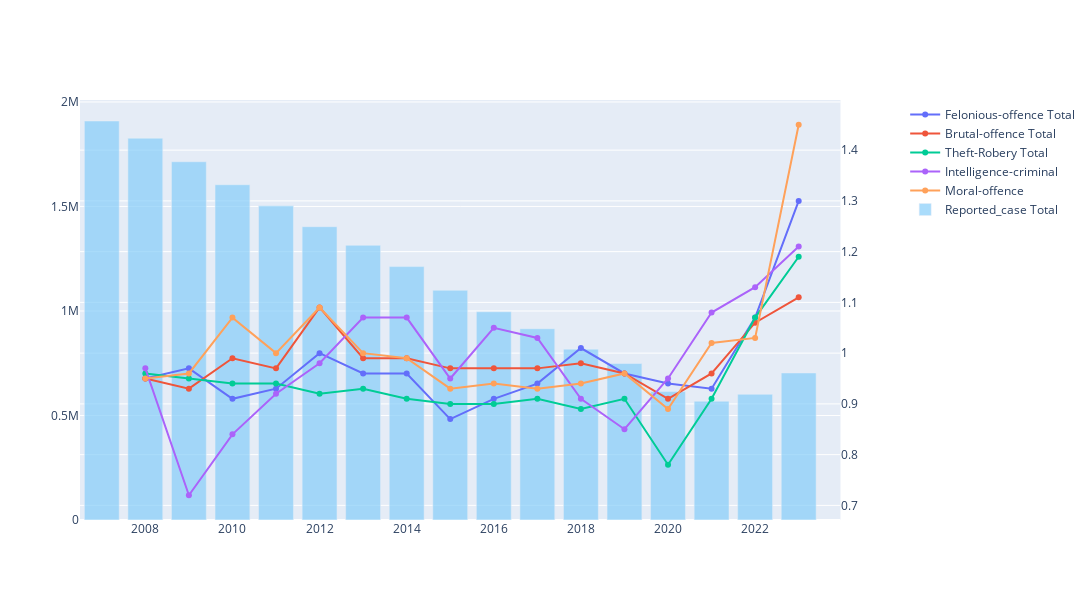

Source (notebook cell):
### Markdown cell above
<h1>Public Safety in Japan</h1>

### Code cell
from sqlalchemy import create_engine
import pandas as pd
import plotly.graph_objects as go
import plotly.express as px
from plotly.subplots import make_subplots

engine = create_engine("postgresql+psycopg2://postgres:yui%403286@localhost/crime_stats")
query = '''SELECT * FROM stats_city;'''
query2 = '''SELECT crime_type,"2008"/"2007" AS "2008R","2009"/"2008" AS "2009R","2010"/"2009" AS "2010R","2011"/"2010" AS "2011R","2012"/"2011" 
AS "2012R","2013"/"2012" AS "2013R","2014"/"2013" AS "2014R","2015"/"2014" AS "2015R","2016"/"2015" AS "2016R","2017"/"2016" AS 
"2017R","2018"/"2017" AS "2018R","2019"/"2018" AS "2019R","2020"/"2019" AS "2020R","2021"/"2020" AS "2021R","2022"/"2021" AS 
"2022R","2023"/"2022" AS "2023R" FROM crime_stats WHERE crime_type IN ('凶悪犯計','粗暴犯計','窃盗犯計','知能犯計','風俗犯計','その他刑法犯計');'''


def base():
    df = pd.read_sql(query,engine)
    df2 = df[df['ken'] =='総数']
    df3 = df2.transpose()
    df3.reset_index(inplace=True)
    df3.columns = df3.iloc[0]
    df3.drop(index=[0],inplace=True)
    df3.rename(columns={'ken':'year','総数':'case-total'},inplace=True)
    return df3

def crime_type_rate():
    df = pd.read_sql(query2, engine)
    df2 = df.round(decimals=2)
    df3 = df2.transpose()
    df4 = df3.reset_index()
    df4.columns = df4.iloc[0]
    df4.drop(index=[0],inplace=True)
    df4.rename(columns={'crime_type':'year'},inplace=True)
    return df4

def base_graph():
    data = base()
    fig = px.bar(data,x=data['year'],y=data['case-total'],text_auto=True,title='Criminal-case-history')
    fig.show()

def crime_type_graph():
    data = crime_type_rate()
    data2 = base()
    data['year'] = [2008,2009,2010,2011,2012,2013,2014,2015,2016,2017,2018,2019,2020,2021,2022,2023]
    #fig = px.bar(data,x=data['year'],y=data['凶悪犯計'],text_auto=True)
    
    fig = make_subplots(specs=[[{'secondary_y':True}]])
    #fig = go.Figure()
    fig.add_trace(go.Scatter(x=data['year'],y=data['凶悪犯計'],name='Felonious-offence Total'),secondary_y=True)
    fig.add_trace(go.Scatter(x=data['year'],y=data['粗暴犯計'],name='Brutal-offence Total'),secondary_y=True)
    fig.add_trace(go.Scatter(x=data['year'],y=data['窃盗犯計'],name='Theft-Robery Total'),secondary_y=True)
    fig.add_trace(go.Scatter(x=data['year'],y=data['知能犯計'],name='Intelligence-criminal'),secondary_y=True)
    fig.add_trace(go.Scatter(x=data['year'],y=data['風俗犯計'],name='Moral-offence'),secondary_y=True)
    
    fig.add_trace(go.Bar(x=data2['year'],y=data2['case-total'],name='Reported_case Total',marker_color='rgba(135,206,250,0.7)'),secondary_y=False)
    
    fig.update_layout(width=1100,height=600)
    
    fig.show()


crime_type_graph()

### Figure 1 — Plotly figure (JSON) as saved in the notebook; plotly's stock layout.template omitted (floating-point values rounded to 4 significant figures)
{"data": [{"name": "Felonious-offence Total", "type": "scatter", "x": [2008, 2009, 2010, 2011, 2012, 2013, 2014, 2015, 2016, 2017, 2018, 2019, 2020, 2021, 2022, 2023], "xaxis": "x", "y": [0.95, 0.97, 0.91, 0.93, 1, 0.96, 0.96, 0.87, 0.91, 0.94, 1.01, 0.96, 0.94, 0.93, 1.07, 1.3], "yaxis": "y2"}, {"name": "Brutal-offence Total", "type": "scatter", "x": [2008, 2009, 2010, 2011, 2012, 2013, 2014, 2015, 2016, 2017, 2018, 2019, 2020, 2021, 2022, 2023], "xaxis": "x", "y": [0.95, 0.93, 0.99, 0.97, 1.09, 0.99, 0.99, 0.97, 0.97, 0.97, 0.98, 0.96, 0.91, 0.96, 1.06, 1.11], "yaxis": "y2"}, {"name": "Theft-Robery Total", "type": "scatter", "x": [2008, 2009, 2010, 2011, 2012, 2013, 2014, 2015, 2016, 2017, 2018, 2019, 2020, 2021, 2022, 2023], "xaxis": "x", "y": [0.96, 0.95, 0.94, 0.94, 0.92, 0.93, 0.91, 0.9, 0.9, 0.91, 0.89, 0.91, 0.78, 0.91, 1.07, 1.19], "yaxis": "y2"}, {"name": "Intelligence-criminal", "type": "scatter", "x": [2008, 2009, 2010, 2011, 2012, 2013, 2014, 2015, 2016, 2017, 2018, 2019, 2020, 2021, 2022, 2023], "xaxis": "x", "y": [0.97, 0.72, 0.84, 0.92, 0.98, 1.07, 1.07, 0.95, 1.05, 1.03, 0.91, 0.85, 0.95, 1.08, 1.13, 1.21], "yaxis": "y2"}, {"name": "Moral-offence", "type": "scatter", "x": [2008, 2009, 2010, 2011, 2012, 2013, 2014, 2015, 2016, 2017, 2018, 2019, 2020, 2021, 2022, 2023], "xaxis": "x", "y": [0.95, 0.96, 1.07, 1, 1.09, 1, 0.99, 0.93, 0.94, 0.93, 0.94, 0.96, 0.89, 1.02, 1.03, 1.45], "yaxis": "y2"}, {"marker": {"color": "rgba(135,206,250,0.7)"}, "name": "Reported_case Total", "type": "bar", "x": ["2007", "2008", "2009", "2010", "2011", "2012", "2013", "2014", "2015", "2016", "2017", "2018", "2019", "2020", "2021", "2022", "2023"], "xaxis": "x", "y": [1908836, 1826500, 1713832, 1604019, 1502951, 1403167, 1314140, 1212163, 1098969, 996120, 915042, 817338, 748559, 614231, 568104, 601331, 703351], "yaxis": "y"}], "layout": {"height": 600, "width": 1100, "xaxis": {"anchor": "y", "autorange": true, "domain": [0, 0.94], "range": [2006.0, 2024.0], "type": "linear"}, "yaxis": {"anchor": "x", "autorange": true, "domain": [0, 1], "range": [0, 2009000.0], "type": "linear"}, "yaxis2": {"anchor": "x", "autorange": true, "overlaying": "y", "range": [0.6712, 1.499], "side": "right", "type": "linear"}}}
